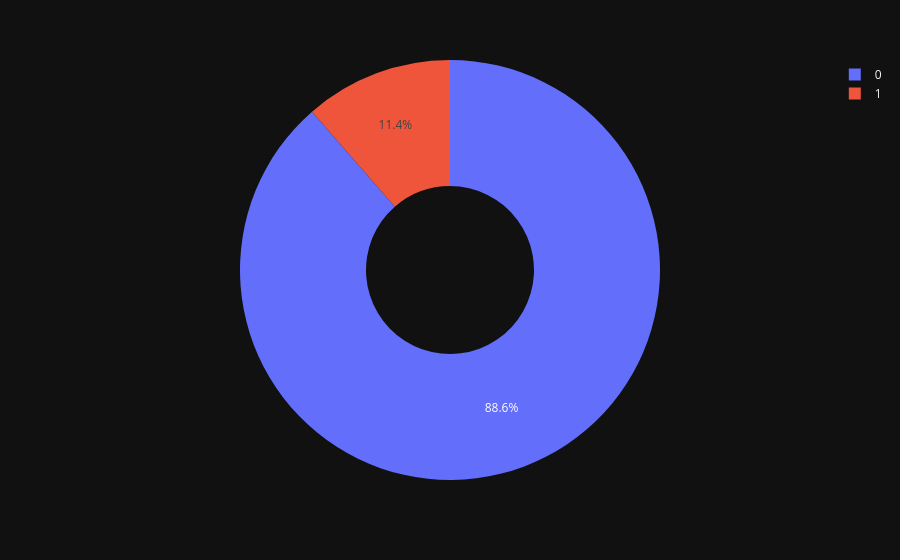

This figure's notebook cell:
### Code cell
fig = px.pie(df,names="potability",hole = 0.4,template = "plotly_dark")
fig.show()

### Figure 1 — Plotly figure (JSON) as saved in the notebook; plotly's stock layout.template omitted (floating-point values rounded to 4 significant figures; data arrays with more than 128 entries replaced by an {"elided": "..."} marker saying what was removed)
{"data": [{"domain": {"x": [0, 1], "y": [0, 1]}, "hole": 0.4, "hovertemplate": "potability=%{label}<extra></extra>", "labels": {"elided": "7996 int values"}, "legendgroup": "", "name": "", "showlegend": true, "type": "pie"}], "layout": {"legend": {"tracegroupgap": 0}, "margin": {"t": 60}}}
